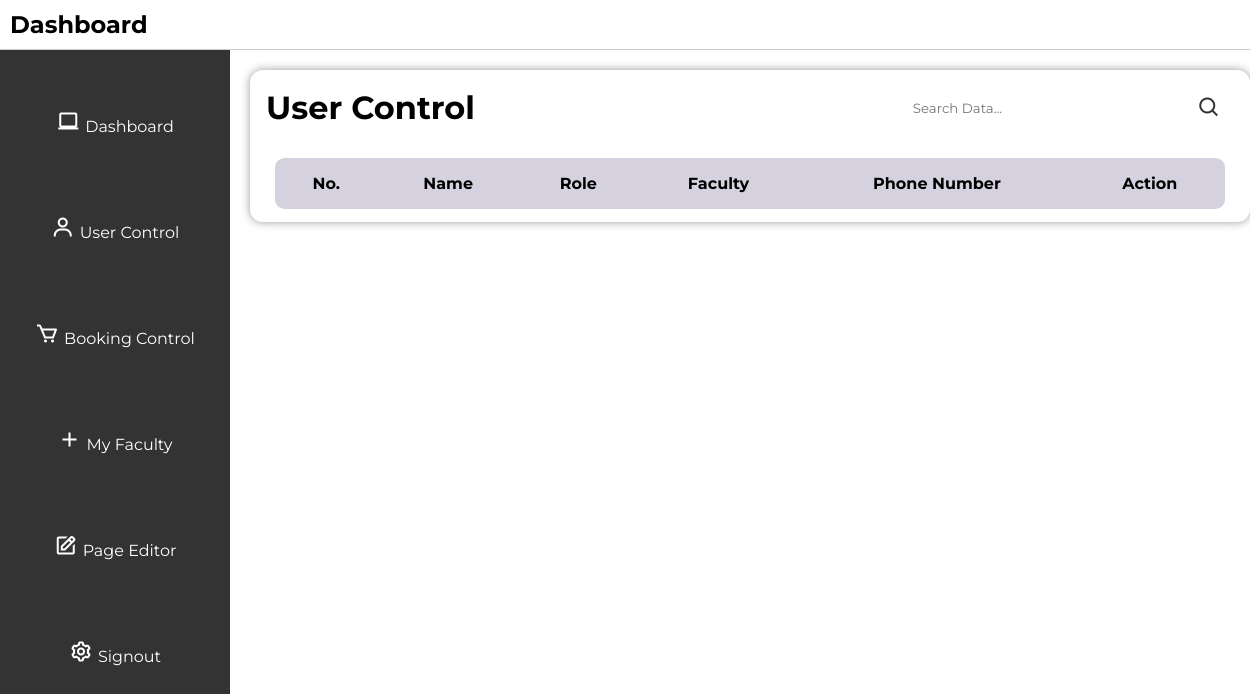
The page /usercontrol on the database as committed earlier.
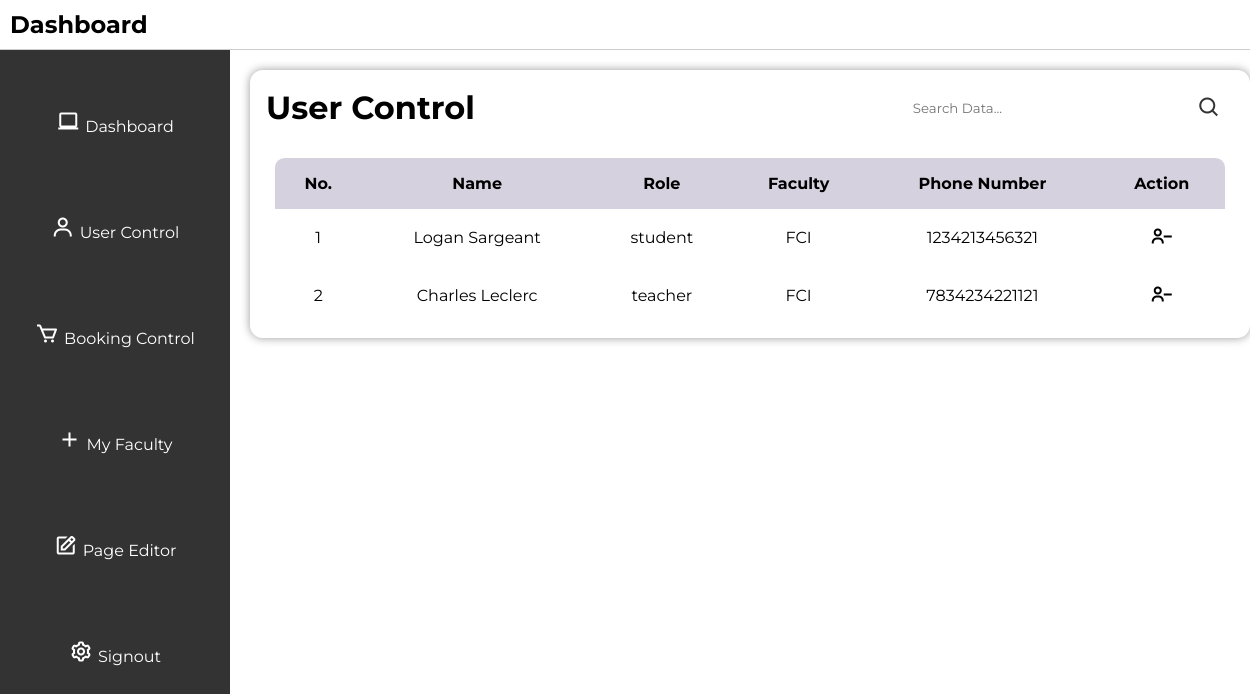
The same page on the database as committed later.
### tables this page shows
CREATE TABLE users (
        id INTEGER PRIMARY KEY AUTOINCREMENT,
        role TEXT NOT NULL,
        faculty TEXT NOT NULL,
        username TEXT NOT NULL UNIQUE,
        email TEXT NOT NULL UNIQUE,
        phone_number TEXT NOT NULL UNIQUE,
        password TEXT NOT NULL
        );

### app.py (the view)
@app.route("/usercontrol")
def usercontrol():
    search_query = request.args.get('search', '')
    conn = get_db_connection()
    cursor = conn.cursor()
    if search_query:
        cursor.execute(
            """
            SELECT id, role, faculty, username, phone_number
            FROM users
            WHERE username LIKE ? OR role LIKE ? OR faculty LIKE ? OR phone_number LIKE ?
            """,
            (f"%{search_query}%", f"%{search_query}%", f"%{search_query}%", f"%{search_query}%")
        )
    else:
        cursor.execute("SELECT id, role, faculty, username, phone_number FROM users")
    users = cursor.fetchall()
    cursor.close()
    conn.close()
    return render_template("usercontrol.html", users=users)

### app.py (called while the page is built)
def get_db_connection():
    con = sqlite3.connect("database.db")  # Connect to the database
    con.row_factory = sqlite3.Row        # Set row factory to sqlite3.Row for dictionary-like row access
    return con                           # Return the database connection

### templates/usercontrol.html (shortened to what this page needs)
<!DOCTYPE html>
<html lang="en">
<head>
    <link rel="stylesheet" href="../static/style.css">
    <link href='https://unpkg.com/boxicons@2.1.4/css/boxicons.min.css' rel='stylesheet'>
</head>
<body>
    <header>
        <h2>Dashboard</h2>
    </header>
    <div class="sidebar">
        <ul>
            <li><i class='bx bx-laptop'></i><a href="/admin">Dashboard</a></li>
            <li><i class='bx bx-user'></i><a href="/usercontrol">User Control</a></li>
            <li><i class='bx bx-cart'></i><a href="/appointmentcontrol">Booking Control</a></li>
            <li><i class='bx bx-plus'></i><a href="/faculty">My Faculty</a></li>
            <li><i class='bx bx-edit' ></i><a href="/adminpageeditor">Page Editor</a></li>
            <li><i class='bx bx-cog' ></i><a href="/logout">Signout</a></li>
        </ul>
    </div>
    <div class="user-main">
        <div class="table" id="customers_table">
            <div class="table__header">
                <h1>User Control</h1>
                <div class="input-group">
                    <input type="search" id="search" placeholder="Search Data...">
                    <i class='bx bx-search' onclick="searchData()"></i>
                </div>
            </div>
            <div class="table__body">
                <table>
                    <thead>
                        <tr>
                            <th> No. </th>
                            <th> Name </th>
                            <th> Role </th>
                            <th> Faculty </th>
                            <th> Phone Number </th>
                            <th> Action </th>
                        </tr>
                    </thead>
                    <tbody id="userTableBody">
                        {% for user in users %}
                        <form action="/delete_user" method="POST">
                            <tr>
                                <td> {{ loop.index }} </td>
                                <td>{{ user[3] }}</td>
                                <td>{{ user[1] }}</td>
                                <td> {{ user[2] }} </td>
                                <td> {{ user[4] }}</td>
                                <td>
                                    <button type="submit"><i class='bx bx-user-minus'></i></button>
                                </td>
                            </tr>
                        </form>
                        {% endfor %}
                    </tbody>
                </table>
            </div>
        </div>
    </div>
</body>
</html>

### static/style.css (style rules this page uses)
* { margin: 0; padding: 0; box-sizing: border-box; font-family: 'Montserrat'; }
body { font-family: 'Montserrat', sans-serif; background-color: white; justify-content: center; align-items: center; margin: 0; padding: 0; min-width: 100vh; }
.bx { font-size: 24px; color: #333; }
header { display: flex; justify-content: space-between; align-items: center; padding: 10px; background-color: #ffffff; border-bottom: 1px solid #ccc; position: relative; top: 0; width: 100%; }
header h2 { font-size: 24px; }
.sidebar { height: calc(210vh - 60px); width: 230px; position: absolute; top: 50px; left: 0; background-color: #333; padding-top: 20px; overflow-y: auto; }
.sidebar ul { list-style-type: none; }
.sidebar ul li { padding: 40px 0; text-align: center; }
.sidebar ul li a { color: #fff; text-decoration: none; }
.sidebar i { color: white; margin-right: 5px; }
.table { position: relative; width: 1000px; box-shadow: 0 0 10px rgba(0, 0, 0, 0.4); border-radius: 12.8px; display: flex; justify-content: center; flex-direction: column; margin-top: 20px; left: 20%; }
.table__header { width: 100%; height: 10%; padding: 12.8px 16px; display: flex; justify-content: space-between; align-items: center; }
.table__header .input-group { width: 35%; height: 100%; padding: 12.8px; border-radius: 32px; display: flex; justify-content: center; align-items: center; transition: .2s; }
.table__header .input-group input { width: 100%; padding: 0 8px 0 4.8px; background-color: transparent; border: none; outline: none; }
.table__body { width: 95%; max-height: calc(89vh - 16px); background-color: #fffb; margin: 12.8px auto; border-radius: 9.6px; overflow: auto; overflow: overlay; }
table { width: 100%; }
table, th, td { border-collapse: collapse; padding: 16px; text-align: center; }
thead th { position: sticky; top: 0; left: 0; background-color: #d5d1defe; text-transform: capitalize; }
.table__body button { background-color: transparent; border: none; color: black; justify-content: center; }
.table__body i { border: none; color: black; }

Rows that differ between the two databases and show on the page:
added users: username "Logan Sargeant", role "student", faculty "FCI", phone_number "1234213456321"
added users: username "Charles Leclerc", role "teacher", faculty "FCI", phone_number "7834234221121"
